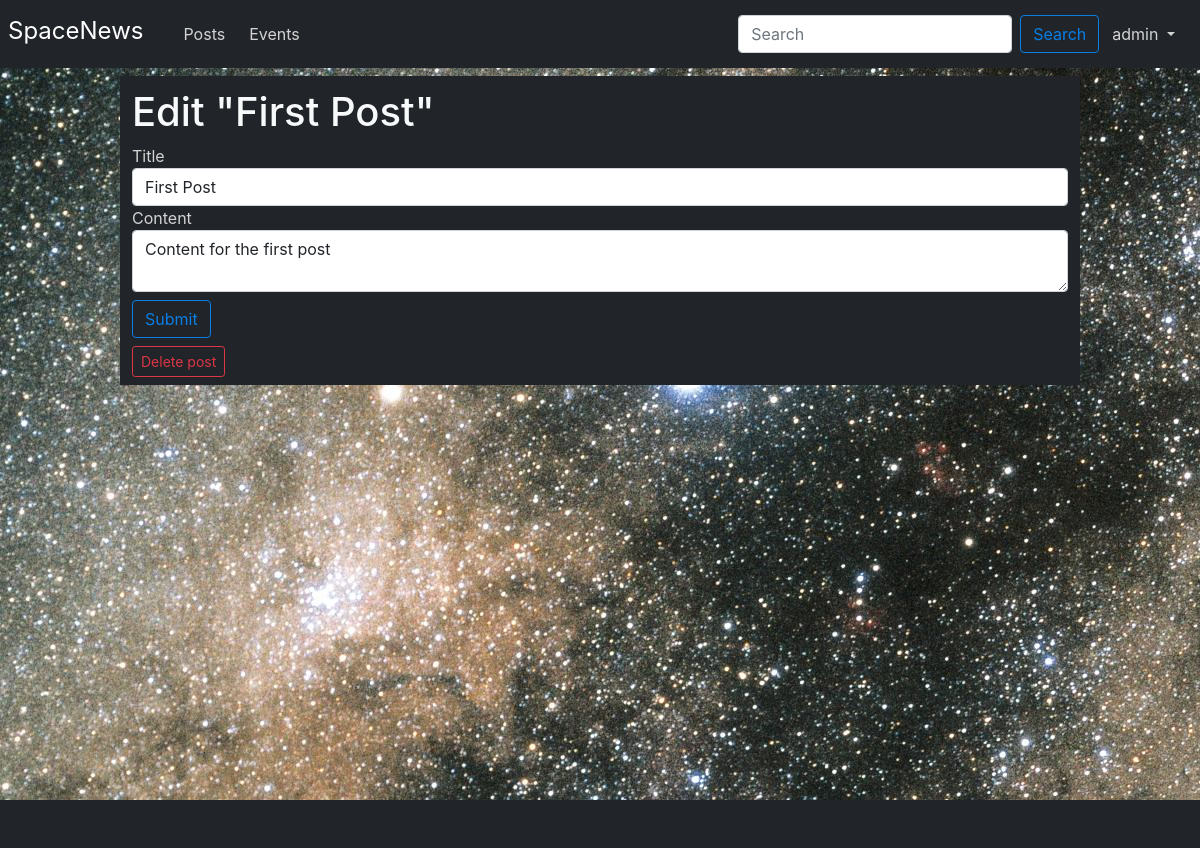
The page /1/edit (signed in) on the database its author committed.
### tables this page shows
CREATE TABLE Role(
   id_role INTEGER PRIMARY KEY AUTOINCREMENT,
   role_name TEXT
);

CREATE TABLE Posts(
   id_post INTEGER PRIMARY KEY AUTOINCREMENT,
   title_post TEXT NOT NULL,
   content_post TEXT NOT NULL,
   created DATE NOT NULL DEFAULT CURRENT_TIMESTAMP
);

### main.py (the view, shortened to what this page needs)
@main.route('/<int:id_post>/edit', methods=('GET', 'POST'))
def edit(id_post):
    if not get_perm("edit"):
        abort(401)
    post = get_post(id_post)
    return render_template('edit.html', post=post)

### __init__.py (called while the page is built)
def get_db_connection():
    conn = sqlite3.connect('project/database.db')
    conn.row_factory = sqlite3.Row
    return conn

def get_perm(right):
    co = get_db_connection()
    cur = co.cursor()
    cur.execute("SELECT rights_name FROM Users NATURAL JOIN Role NATURAL JOIN Posses NATURAL JOIN RIGHTS WHERE email=?",
                (session.get('email'),))
    rights = cur.fetchall()
    co.close()
    for r in rights:
        print(r[0])
        if r[0] == right:
            return True
    return False

def get_role(need_role):
    co = get_db_connection()
    cur = co.cursor()
    cur.execute("SELECT role_name FROM Users NATURAL JOIN Role WHERE email=?",
                (session.get('email'),))
    role = cur.fetchone()
    co.close()
    if role and role[0] == need_role:
        return True
    else:
        return False

### main.py (called while the page is built)
def get_post(id_post):
    conn = get_db_connection()
    post = conn.execute('SELECT * FROM Posts WHERE id_post = ?', (id_post,)).fetchone()
    conn.close()
    if post is None:
        abort(404)
    return post

### templates/edit.html
{% extends 'base.html' %}
{% block content %}
<h1 class="h1 text-light">{% block title %} Edit "{{ post['title_post'] }}" {% endblock %}</h1>
<form method="post">
    <div class="form-group">
        <label style="color: lightgray">Title</label>
        <input type="text" name="title" placeholder="Post title"
               class="form-control"
               value="{{ request.form['title_post'] or post['title_post'] }}">
    </div>
    <div class="form-group">
        <label style="color: lightgray">Content</label>
        <textarea name="content" placeholder="Post content"
                  class="form-control">{{ request.form['content_post'] or post['content_post'] }}</textarea>
    </div>
    <div class="form-group mt-2">
        <button type="submit" class="btn my_button">Submit</button>
    </div>
</form>
<form action="{{url_for('main.delete', id_post=post['id_post']) }}" method="post">
    <input type="submit" value="Delete post" class="btn btn-outline-danger btn-sm mt-2"
           onclick="return confirm('Are you sure you want to delete ?')">
</form>
{% endblock %}

### templates/base.html (shortened to what this page needs)
<!doctype html>
<html lang="fr">
<head>
    <link href="https://cdn.jsdelivr.net/npm/bootstrap@5.1.3/dist/css/bootstrap.min.css" rel="stylesheet"
>
    <link rel="stylesheet" href="{{ url_for('static',filename='css/style.css') }}">
    <link rel="stylesheet" href="https://cdnjs.cloudflare.com/ajax/libs/bulma/0.7.2/css/bulma.min.css"/>
    <link rel="stylesheet" href="https://cdn.jsdelivr.net/npm/bootstrap-icons@1.7.2/font/bootstrap-icons.css">
</head>
<body>
<div class="background">
    <nav class="navbar navbar-expand-lg navbar-dark bg-dark mb-2">
        <a class="navbar-brand ms-2" style="font-size: 150%" href="{{ url_for('main.index') }}">SpaceNews</a>
        <div class="container-fluid d-flex justify-content-between">
            <div class="collapse navbar-collapse " id="navbarNavAltMarkup">
                <div class="navbar-nav ">
                    <a class="navbar-item bg-dark" style="color: lightgray" href="{{ url_for('main.index') }}">Posts</a>
                    <a class="navbar-item bg-dark" style="color: lightgray" href="{{ url_for('main.events') }}">Events</a>
                </div>
            </div>
            <form class="d-flex navbar-nav" action="{{ url_for('main.index') }}" method="post">
                <input class="form-control me-2" type="search" name="search" placeholder="Search" aria-label="Search">
                <button class="btn btn-outline-secondary my_button" type="submit">
                    Search
                </button>
            </form>
            <div class="navbar-nav">
                {% if session['email'] %}
                <div class="dropdown">
                    <button class="btn dropdown-toggle" style="color: lightgray" type="button"
                            data-bs-toggle="dropdown">
                        {{ session['name'] }}
                    </button>
                </div>
                {% else %}
                <a class="btn btn-dark" href="{{ url_for('auth.login') }}">Login</a>
                {% endif %}
            </div>
        </div>
    </nav>
    <div class="container bg-dark pt-3 pb-2">
        {% block content %} {% endblock %}
    </div>
</div>
<footer class="bd-footer py-5 bg-dark">
</footer>
</body>
</html>

### static/css/style.css (style rules this page uses)
.background { background-image: url("deep_space.jpg"); background-attachment: fixed; min-height: 100%; padding-bottom: 10px; }
.my_button { border-color: #097EE5; color: #097EE5 }
html, body { height: 100%; }

### rows shown on the page
Role: name "admin"
Posts: title_post "First Post", title "First Post", content "Content for the first post"
